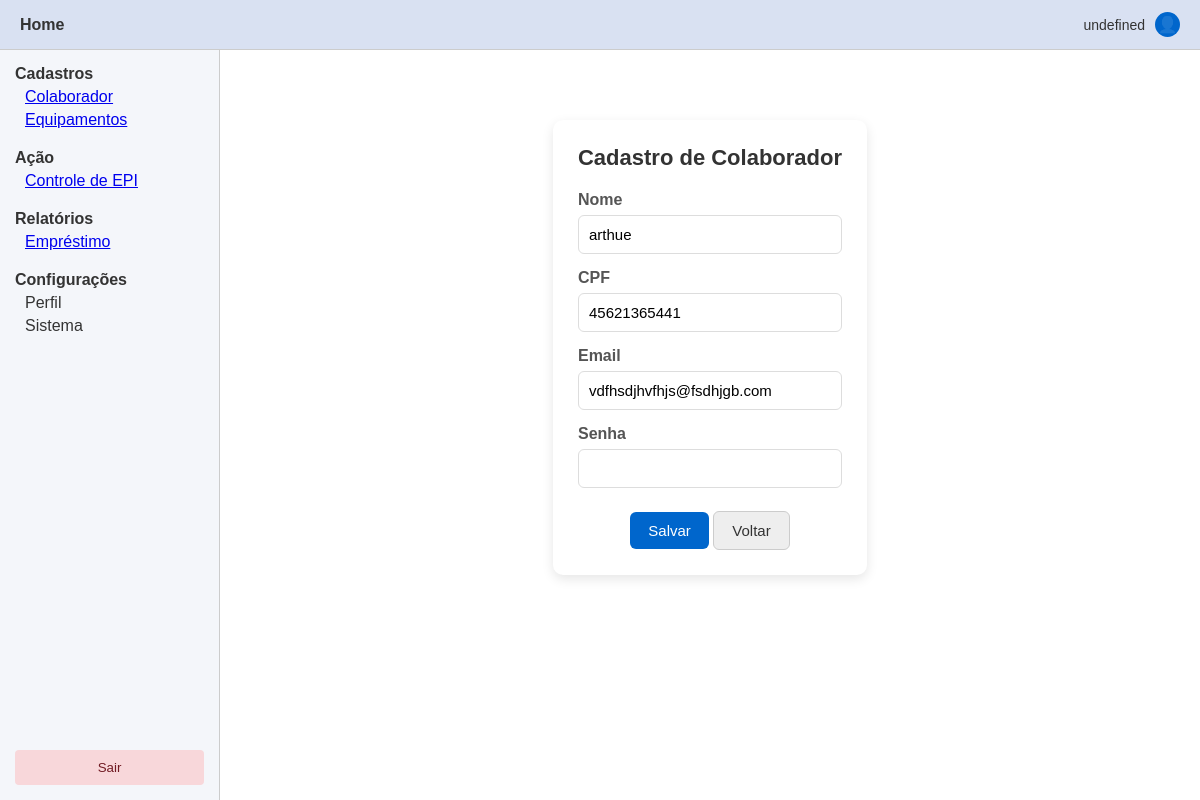
Screenshot of /colaboradores/1/editar/ with the database file from the repository.
### epi/models.py (models this page shows, shortened)
class Colaborador(models.Model):
    nome = models.CharField(max_length=100)
    cpf = models.CharField(max_length=11, unique=True)
    email = models.EmailField(unique=True)
    senha = models.CharField(max_length=255)

### epi/views.py (the view)
# urls.py: path('colaboradores/<int:id>/editar/', views.editar_colaborador, name='editar_colaborador'),
def editar_colaborador(request, id):
    colaborador = get_object_or_404(Colaborador, id=id)
    if request.method == 'POST':
        form = ColaboradorForm(request.POST, instance=colaborador)
        if form.is_valid():
            form.save()
            return redirect('colaboradores_list')
    else:
        form = ColaboradorForm(instance=colaborador)
    return render(request, 'colaboradores_form.html', {'form': form})

### epi/forms.py
class ColaboradorForm(forms.ModelForm):
    class Meta:
        model = Colaborador
        fields = ['nome', 'cpf', 'email', 'senha']
        widgets = {'senha': forms.PasswordInput()}

### epi/templates/colaboradores_form.html (shortened to what this page needs)
{% extends 'base.html' %}
{% block content %}
<div class="form-container">
    <h2>Cadastro de Colaborador</h2>
    <form method="post">
        <div class="form-group">
            <label for="{{ form.nome.id_for_label }}">Nome</label>
            {{ form.nome }}
        </div>
        <div class="form-group">
            <label for="{{ form.cpf.id_for_label }}">CPF</label>
            {{ form.cpf }}
        </div>
        <div class="form-group">
            <label for="{{ form.email.id_for_label }}">Email</label>
            {{ form.email }}
        </div>
        <div class="form-group">
            <label for="{{ form.senha.id_for_label }}">Senha</label>
            {{ form.senha }}
        </div>
        <button type="submit" class="btn-primary">Salvar</button>
        <a href="{% url 'colaboradores_list' %}" class="btn-secondary">Voltar</a>
    </form>
</div>
{% endblock %}

### epi/static/epi/base.css (style rules this page uses)
:root { --cor-principal: #0066cc; --cor-principal-hover: #004d99; --cor-sucesso: #28a745; --cor-sucesso-hover: #1e7e34; --cor-aviso: #ffc107; --cor-aviso-hover: #e0a800; --cor-erro: #dc3545; --cor-erro-hover: #b02a37; --cor-texto-principal: #333; --cor-fundo-claro: #f4f6fa; --cor-fundo-tabela: #fafafa; --cor-header: #d9e1f2; --borda-padrao: #ccc; }
* { margin: 0; padding: 0; box-sizing: border-box; }
body, html { height: 100%; font-family: Arial, sans-serif; color: var(--cor-texto-principal); }
.form-container { max-width: 400px; margin: 40px auto; padding: 25px; background: #fff; border-radius: 10px; box-shadow: 0 4px 12px rgba(0,0,0,0.1); text-align: center; }
.form-container h2 { margin-bottom: 20px; font-size: 22px; }
.form-container label { display: block; margin-bottom: 6px; font-weight: 600; color: #555; }
.form-group { margin-bottom: 15px; text-align: left; }
.form-container input, .form-container select, .form-container textarea { width: 100%; padding: 10px; border: 1px solid #ddd; border-radius: 6px; font-size: 15px; transition: 0.2s; }
.btn-primary, .btn-secondary, .btn-create, .btn-edit, .btn-delete { display: inline-block; padding: 10px 18px; border-radius: 6px; font-size: 15px; text-decoration: none; cursor: pointer; transition: 0.3s ease; text-align: center; }
.btn-primary { background: var(--cor-principal); color: white; border: none; }
.btn-secondary { background: #eee; color: var(--cor-texto-principal); border: 1px solid var(--borda-padrao); margin-top: 8px; }

### rows the page displays
Colaborador: nome "arthue", cpf "45621365441", email "vdfhsdjhvfhjs@fsdhjgb.com"
